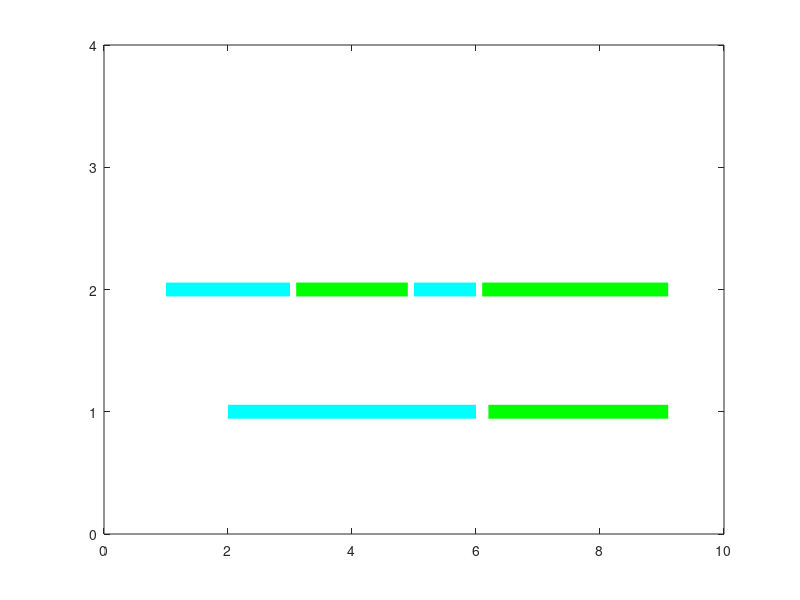
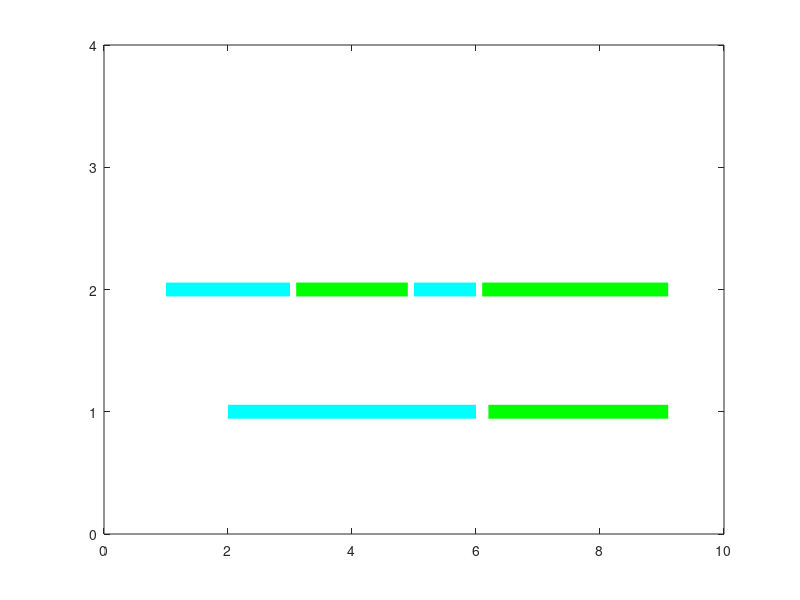
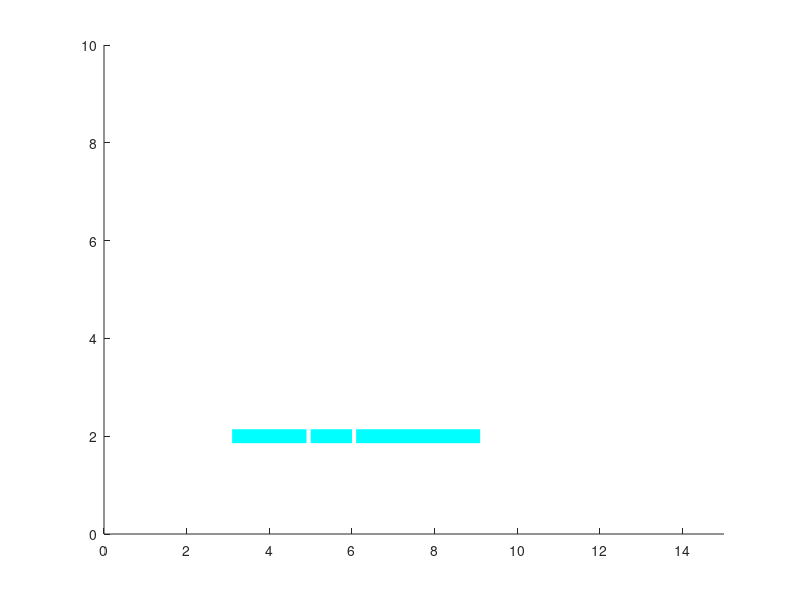
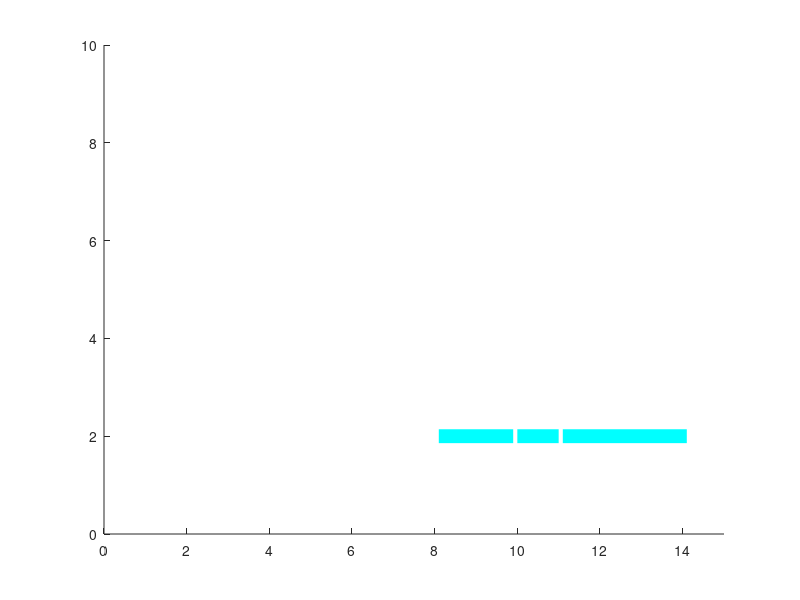

Write MATLAB code to recreate these figures, in order.
function eventDataBasics
% kaya de barbaro june 2018

%this script provide basics for visualizing simple event data 
% as well as common modifications . it has been designed to be run one line
% at a time so users can experience building and modifying plots.

clearvars;

%use the simple plot function to plot a single line representing an event
figure (1)
plot([ 1 3], [ 2 2], 'c', 'LineWidth',10)

%resize axis
axis([0 10 0 4])

%add some more "events" to your plot, including some at different vertical positions
hold on
plot([ 5 6], [ 2 2] , 'c', 'LineWidth',10)
plot([ 2 6], [ 1 1], 'c', 'LineWidth',10 )

%add some more "events" to your plot in another color
plot([ 3.1 4.9], [ 2 2] , 'g', 'LineWidth',10)
plot([ 6.1 9.1], [ 2 2] , 'g', 'LineWidth',10)
plot([ 6.2 9.1 ], [ 1 1], 'g', 'LineWidth',10 )

%save your figure!
dataDir = fullfile('.', 'data');
savename=strcat(dataDir,'simpleEventPlot');
saveas( gcf, char(strcat(',', '.fig')));  %saves a matlab file
saveas( gcf, char(strcat(savename,'.jpg')));  %saves a jpg


% now lets plot data from an simple array that looks more similar to an event array.
%create a gaze event array
gazeEvents  = [
    5,    6,    1 ;
    3.1 , 4.9 , 2 ;
    6.1 , 9.1 , 2 ];

%we can plot all the events in the array using a for loop
figure (2)
hold on
countRows = size(gazeEvents,1)

for row = 1: 1: countRows
    plot(gazeEvents(row,[1 2]), [2 2], 'c', 'LineWidth',10)
end

%resize axis
axis([0 15 0 10])

%lets try some simple variations!

figure (3)
axis([0 15 0 10])
hold on
countRows = size(gazeEvents,1);

for row = 1: 1: countRows
    
    % this shifts the events vertically up (y axis)
    % plot(gazeEvents(row,[1 2]), [ 7 7] , 'c', 'LineWidth',10)
    
    % this shift events forward in time by five seconds
     plot(gazeEvents(row,[1 2])+5, [ 2 2], 'c', 'LineWidth',10)
    
    % this puts the x axis in minutes rather than seconds
    % you will need to zoom in to see the event!
    % plot(gazeEvents(row,[1 2])/60, [ 2 2], 'c', 'LineWidth',10)
    
    % this plots events in different horizontal positions on the y axis depending on their event type
    % gazes to object 1 are plotted on the y=1 axis, gazes to object 2 are plotted on the y=2 axis,
    % plot(gazeEvents(row,[1 2]), gazeEvents(row,[3 3]) , 'c', 'LineWidth',10)
    
end








